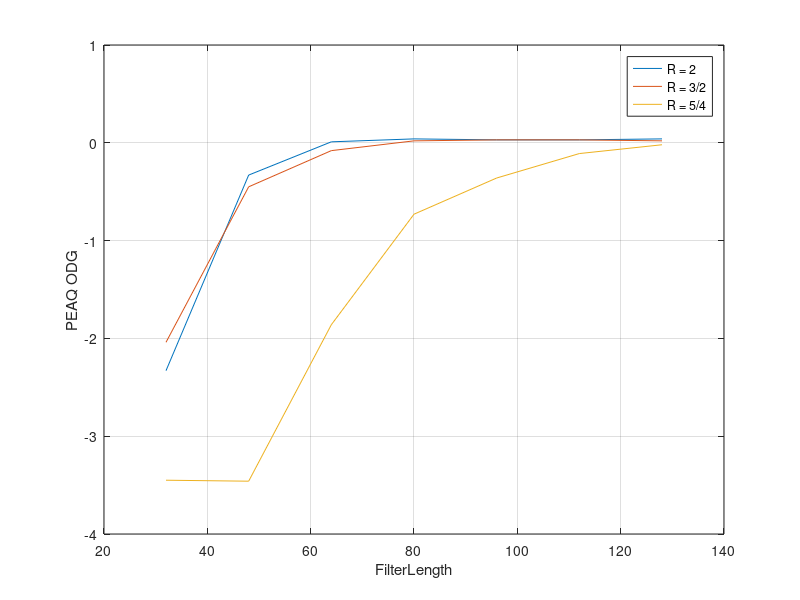
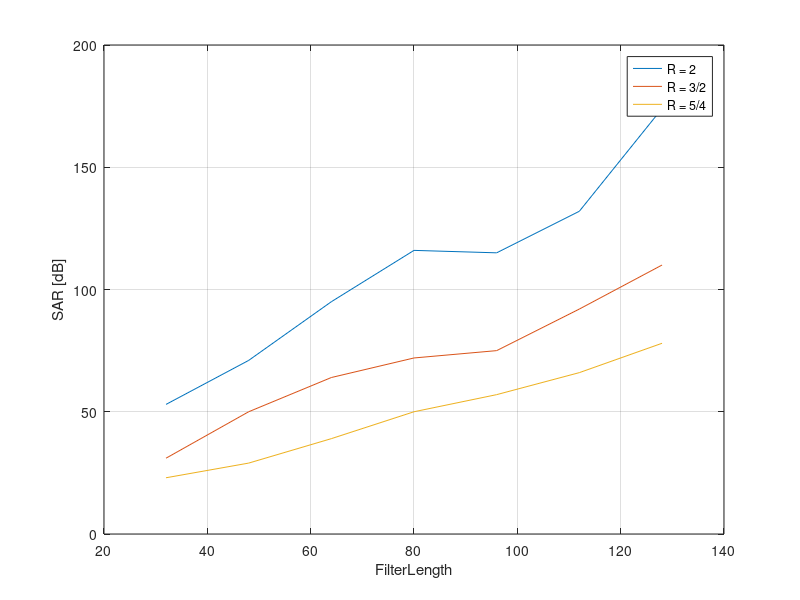
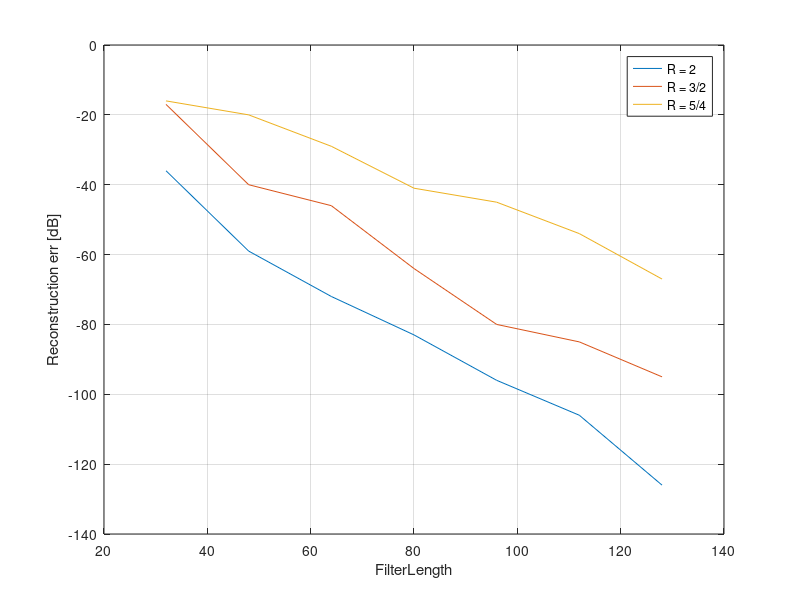

The MATLAB script that drew these images, in order:
%% K = 8; OversamplingRate = 2
i = 1;
filterbankSettings{1,i}.numberOfChannels = 8;
filterbankSettings{1,i}.decimationFactor = 4;
filterbankSettings{1,i}.oversamplingRate = 2;
filterbankSettings{1,i}.filterLength = 32;
filterbankSettings{1,i}.latency = 593;
filterbankSettings{1,i}.peaqScore = -2.33;
filterbankSettings{1,i}.signalToAliasRatio = 53;
filterbankSettings{1,i}.reconstructionError = -36;


i = i+1;
filterbankSettings{1,i}.numberOfChannels = 8;
filterbankSettings{1,i}.decimationFactor = 4;
filterbankSettings{1,i}.oversamplingRate = 2;
filterbankSettings{1,i}.filterLength = 48;
filterbankSettings{1,i}.latency = 609;
filterbankSettings{1,i}.peaqScore = -0.33;
filterbankSettings{1,i}.signalToAliasRatio = 71;
filterbankSettings{1,i}.reconstructionError = -59;

i = i+1;
filterbankSettings{1,i}.numberOfChannels = 8;
filterbankSettings{1,i}.decimationFactor = 4;
filterbankSettings{1,i}.oversamplingRate = 2;
filterbankSettings{1,i}.filterLength = 64;
filterbankSettings{1,i}.latency = 625;
filterbankSettings{1,i}.peaqScore = 0.01;
filterbankSettings{1,i}.signalToAliasRatio = 95;
filterbankSettings{1,i}.reconstructionError = -72;

i = i+1;
filterbankSettings{1,i}.numberOfChannels = 8;
filterbankSettings{1,i}.decimationFactor = 4;
filterbankSettings{1,i}.oversamplingRate = 2;
filterbankSettings{1,i}.filterLength = 80;
filterbankSettings{1,i}.latency = 641;
filterbankSettings{1,i}.peaqScore = 0.04;
filterbankSettings{1,i}.signalToAliasRatio = 116;
filterbankSettings{1,i}.reconstructionError = -83;

i = i+1;
filterbankSettings{1,i}.numberOfChannels = 8;
filterbankSettings{1,i}.decimationFactor = 4;
filterbankSettings{1,i}.oversamplingRate = 2;
filterbankSettings{1,i}.filterLength = 96;
filterbankSettings{1,i}.latency = 657;
filterbankSettings{1,i}.peaqScore = 0.03;
filterbankSettings{1,i}.signalToAliasRatio = 115;
filterbankSettings{1,i}.reconstructionError = -96;

i = i+1;
filterbankSettings{1,i}.numberOfChannels = 8;
filterbankSettings{1,i}.decimationFactor = 4;
filterbankSettings{1,i}.oversamplingRate = 2;
filterbankSettings{1,i}.filterLength = 112;
filterbankSettings{1,i}.latency = 673;
filterbankSettings{1,i}.peaqScore = 0.03;
filterbankSettings{1,i}.signalToAliasRatio = 132;
filterbankSettings{1,i}.reconstructionError = -106;

i = i+1;
filterbankSettings{1,i}.numberOfChannels = 8;
filterbankSettings{1,i}.decimationFactor = 4;
filterbankSettings{1,i}.oversamplingRate = 2;
filterbankSettings{1,i}.filterLength = 128;
filterbankSettings{1,i}.latency = 689;
filterbankSettings{1,i}.peaqScore = 0.04;
filterbankSettings{1,i}.signalToAliasRatio = 174;
filterbankSettings{1,i}.reconstructionError = -126;

%% K = 8; OversamplingRate = 3/2
i = 1;
filterbankSettings{2,i}.numberOfChannels = 8;
filterbankSettings{2,i}.decimationFactor = 5;
filterbankSettings{2,i}.oversamplingRate = 1.5;
filterbankSettings{2,i}.filterLength = 32;
filterbankSettings{2,i}.latency = 589;
filterbankSettings{2,i}.peaqScore = -2.04;
filterbankSettings{2,i}.signalToAliasRatio = 31;
filterbankSettings{2,i}.reconstructionError = -17;

i = i+1;
filterbankSettings{2,i}.numberOfChannels = 8;
filterbankSettings{2,i}.decimationFactor = 5;
filterbankSettings{2,i}.oversamplingRate = 1.5;
filterbankSettings{2,i}.filterLength = 48;
filterbankSettings{2,i}.latency = 605;
filterbankSettings{2,i}.peaqScore = -0.45;
filterbankSettings{2,i}.signalToAliasRatio = 50;
filterbankSettings{2,i}.reconstructionError = -40;

i = i+1;
filterbankSettings{2,i}.numberOfChannels = 8;
filterbankSettings{2,i}.decimationFactor = 5;
filterbankSettings{2,i}.oversamplingRate = 1.5;
filterbankSettings{2,i}.filterLength = 64;
filterbankSettings{2,i}.latency = 621;
filterbankSettings{2,i}.peaqScore = -0.08;
filterbankSettings{2,i}.signalToAliasRatio = 64;
filterbankSettings{2,i}.reconstructionError = -46;

i = i+1;
filterbankSettings{2,i}.numberOfChannels = 8;
filterbankSettings{2,i}.decimationFactor = 5;
filterbankSettings{2,i}.oversamplingRate = 1.5;
filterbankSettings{2,i}.filterLength = 80;
filterbankSettings{2,i}.latency = 637;
filterbankSettings{2,i}.peaqScore = 0.02;
filterbankSettings{2,i}.signalToAliasRatio = 72;
filterbankSettings{2,i}.reconstructionError = -64;

i = i+1;
filterbankSettings{2,i}.numberOfChannels = 8;
filterbankSettings{2,i}.decimationFactor = 5;
filterbankSettings{2,i}.oversamplingRate = 1.5;
filterbankSettings{2,i}.filterLength = 96;
filterbankSettings{2,i}.latency = 653;
filterbankSettings{2,i}.peaqScore = 0.03;
filterbankSettings{2,i}.signalToAliasRatio = 75;
filterbankSettings{2,i}.reconstructionError = -80;

i = i+1;
filterbankSettings{2,i}.numberOfChannels = 8;
filterbankSettings{2,i}.decimationFactor = 5;
filterbankSettings{2,i}.oversamplingRate = 1.5;
filterbankSettings{2,i}.filterLength = 112;
filterbankSettings{2,i}.latency = 669;
filterbankSettings{2,i}.peaqScore = 0.03;
filterbankSettings{2,i}.signalToAliasRatio = 92;
filterbankSettings{2,i}.reconstructionError = -85;

i = i+1;
filterbankSettings{2,i}.numberOfChannels = 8;
filterbankSettings{2,i}.decimationFactor = 5;
filterbankSettings{2,i}.oversamplingRate = 1.5;
filterbankSettings{2,i}.filterLength = 128;
filterbankSettings{2,i}.latency = 685;
filterbankSettings{2,i}.peaqScore = 0.02;
filterbankSettings{2,i}.signalToAliasRatio = 110;
filterbankSettings{2,i}.reconstructionError = -95;



%% K = 8; OversamplingRate = 5/4
i = 1;
filterbankSettings{3,i}.numberOfChannels = 8;
filterbankSettings{3,i}.decimationFactor = 6;
filterbankSettings{3,i}.oversamplingRate = 1.25;
filterbankSettings{3,i}.filterLength = 32;
filterbankSettings{3,i}.latency = 587;
filterbankSettings{3,i}.peaqScore = -3.45;
filterbankSettings{3,i}.signalToAliasRatio = 23;
filterbankSettings{3,i}.reconstructionError = -16;

i = i+1;
filterbankSettings{3,i}.numberOfChannels = 8;
filterbankSettings{3,i}.decimationFactor = 6;
filterbankSettings{3,i}.oversamplingRate = 1.25;
filterbankSettings{3,i}.filterLength = 48;
filterbankSettings{3,i}.latency = 603;
filterbankSettings{3,i}.peaqScore = -3.46;
filterbankSettings{3,i}.signalToAliasRatio = 29;
filterbankSettings{3,i}.reconstructionError = -20;

i = i+1;
filterbankSettings{3,i}.numberOfChannels = 8;
filterbankSettings{3,i}.decimationFactor = 6;
filterbankSettings{3,i}.oversamplingRate = 1.25;
filterbankSettings{3,i}.filterLength = 64;
filterbankSettings{3,i}.latency = 619;
filterbankSettings{3,i}.peaqScore = -1.86;
filterbankSettings{3,i}.signalToAliasRatio = 39;
filterbankSettings{3,i}.reconstructionError = -29;

i = i+1;
filterbankSettings{3,i}.numberOfChannels = 8;
filterbankSettings{3,i}.decimationFactor = 6;
filterbankSettings{3,i}.oversamplingRate = 1.25;
filterbankSettings{3,i}.filterLength = 80;
filterbankSettings{3,i}.latency = 635;
filterbankSettings{3,i}.peaqScore = -0.73;
filterbankSettings{3,i}.signalToAliasRatio = 50;
filterbankSettings{3,i}.reconstructionError = -41;


i = i+1;
filterbankSettings{3,i}.numberOfChannels = 8;
filterbankSettings{3,i}.decimationFactor = 6;
filterbankSettings{3,i}.oversamplingRate = 1.25;
filterbankSettings{3,i}.filterLength = 96;
filterbankSettings{3,i}.latency = 651;
filterbankSettings{3,i}.peaqScore = -0.36;
filterbankSettings{3,i}.signalToAliasRatio = 57;
filterbankSettings{3,i}.reconstructionError = -45;

i = i+1;
filterbankSettings{3,i}.numberOfChannels = 8;
filterbankSettings{3,i}.decimationFactor = 6;
filterbankSettings{3,i}.oversamplingRate = 1.25;
filterbankSettings{3,i}.filterLength = 112;
filterbankSettings{3,i}.latency = 667;
filterbankSettings{3,i}.peaqScore = -0.11;
filterbankSettings{3,i}.signalToAliasRatio = 66;
filterbankSettings{3,i}.reconstructionError = -54;

i = i+1;
filterbankSettings{3,i}.numberOfChannels = 8;
filterbankSettings{3,i}.decimationFactor = 6;
filterbankSettings{3,i}.oversamplingRate = 1.25;
filterbankSettings{3,i}.filterLength = 128;
filterbankSettings{3,i}.latency = 683;
filterbankSettings{3,i}.peaqScore = -0.02;
filterbankSettings{3,i}.signalToAliasRatio = 78;
filterbankSettings{3,i}.reconstructionError = -67;

%% Plot results
figure
for idx1 = 1:3
    tmpX = [];
    tmpY = [];
    for idx2 = 1:7
        tmpX = [tmpX; filterbankSettings{idx1,idx2}.filterLength];
        tmpY = [tmpY; filterbankSettings{idx1,idx2}.peaqScore];
    end
    plot(tmpX,tmpY)
    hold on; grid on
end
xlabel('FilterLength'); ylabel('PEAQ ODG')
legend('R = 2','R = 3/2','R = 5/4')

figure
for idx1 = 1:3
    tmpX = [];
    tmpY = [];
    for idx2 = 1:7
        tmpX = [tmpX; filterbankSettings{idx1,idx2}.filterLength];
        tmpY = [tmpY; filterbankSettings{idx1,idx2}.signalToAliasRatio];
    end
    plot(tmpX,tmpY)
    hold on; grid on
end
xlabel('FilterLength'); ylabel('SAR [dB]')
legend('R = 2','R = 3/2','R = 5/4')

figure
for idx1 = 1:3
    tmpX = [];
    tmpY = [];
    for idx2 = 1:7
        tmpX = [tmpX; filterbankSettings{idx1,idx2}.filterLength];
        tmpY = [tmpY; filterbankSettings{idx1,idx2}.reconstructionError];
    end
    plot(tmpX,tmpY)
    hold on; grid on
end
xlabel('FilterLength'); ylabel('Reconstruction err [dB]')
legend('R = 2','R = 3/2','R = 5/4')
